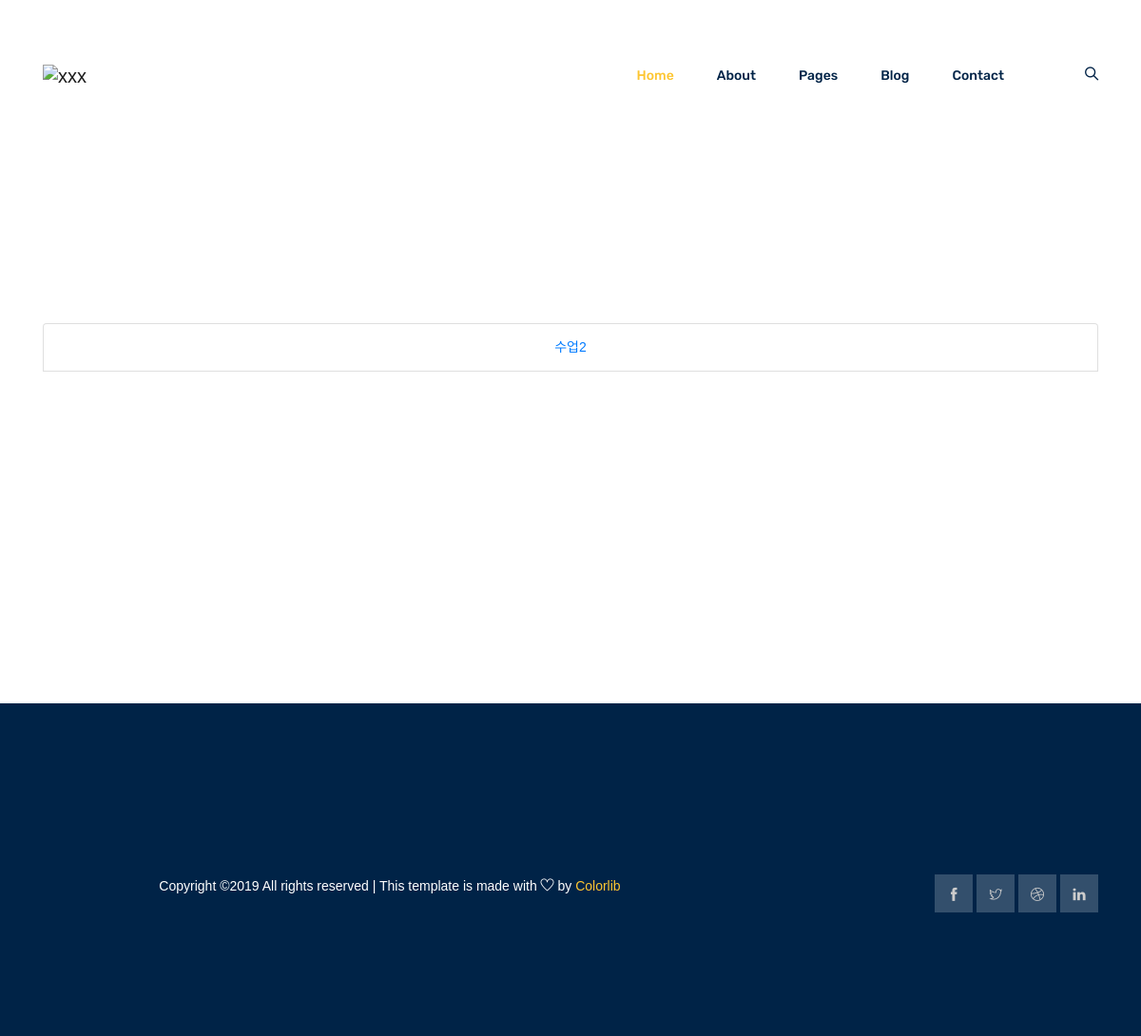
The app's page /home/ (signed in), older data.
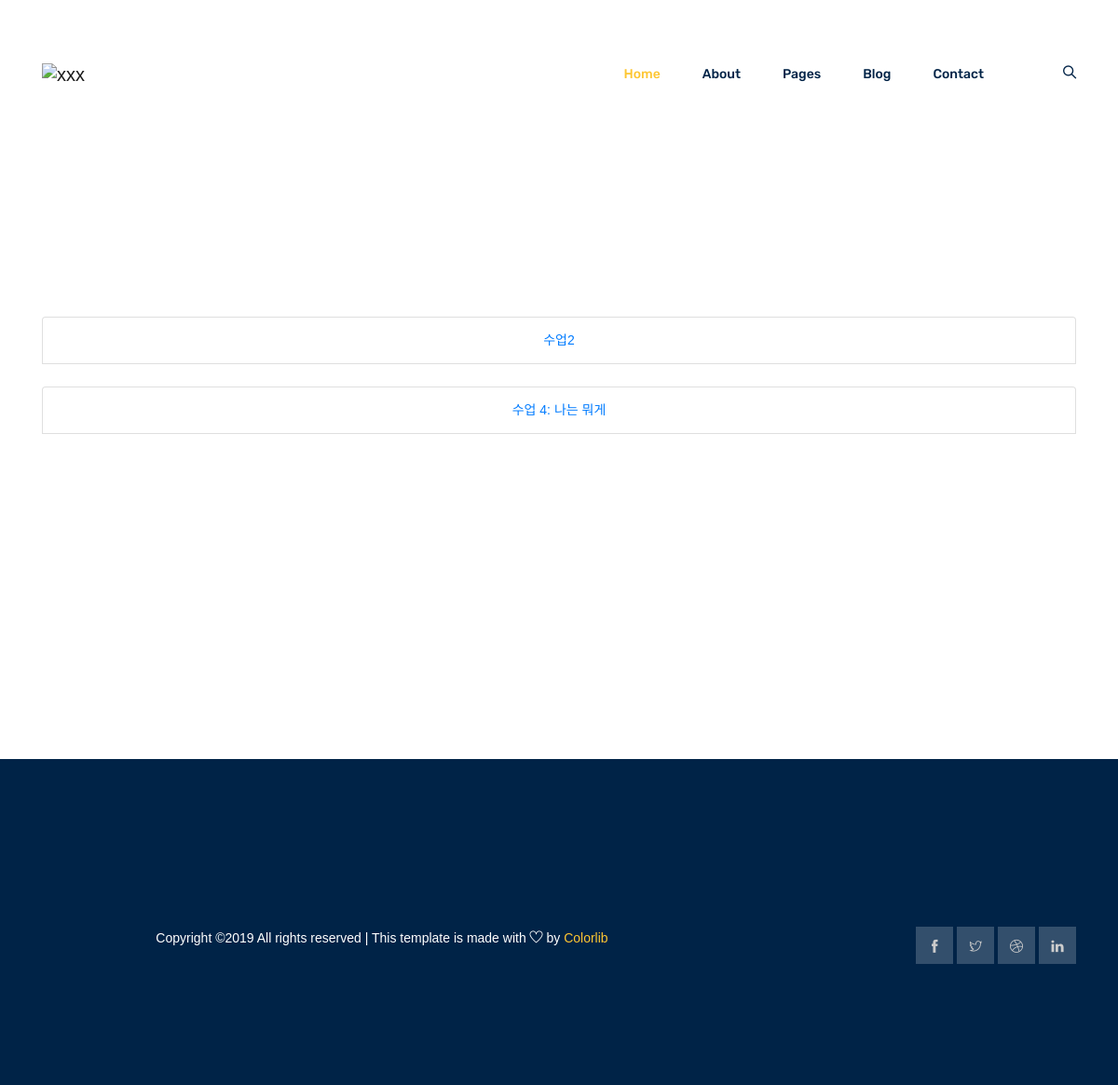
The same page, newer data.
### lessons/models.py (models this page shows, shortened)
class TimeStampedModel(models.Model):
    created_at = models.DateTimeField(auto_now_add=True)
    updated_at = models.DateTimeField(auto_now=True)
    class Meta:
        abstract = True

class Lesson(TimeStampedModel):
    teacher = models.ForeignKey(User, on_delete=models.CASCADE)
    name = models.CharField(max_length=200)

### users/views.py (the view)
# urls.py: path('', views.home, name="list"),
@login_required
def home(request):
    user = request.user
    if user.state == 'Teacher':
        lessons = Lesson.objects.filter(teacher=user)
    else:
        lessons = Order.objects.filter(student=user)
    return render(request, 'home.html', {'user': user, 'lessons': lessons})

### users/templates/home.html (shortened to what this page needs)
{% extends 'base.html' %}
{% block content %}
<br>
<br>
<br>
<br>
<!DOCTYPE html PUBLIC "-//W3C//DTD XHTML 1.0 Strict//EN""http://www.w3.org/TR/xhtml1/DTD/xhtml1-strict.dtd">
<html>
<head>
<link rel='stylesheet' type='text/css' href='http://www.blueb.co.kr/data/201010/IJ12872423858253/fullcalendar.css' />
</head>
<body>
</body>
</html>
<div>
{% if user.state == 'Teacher' %}
    {% if lessons.count > 0 %}
    {% for lesson in lessons %}
    <ul class="list-group">
        <li class="list-group-item"><a href="{% url 'classes' %}">{{ lesson.name }}</a></li>
        <br>
    </ul>
    {% endfor %}
    {% else %}
    No Lessons
    {% endif %}
{% else %}
Not teacher, Not student
{% endif %}
</div>
{% endblock %}

### lessons/templates/base.html (shortened to what this page needs)
{% load staticfiles %}
<!DOCTYPE html>
<html lang="en">
  <head>
    <link rel="stylesheet" href="{% static 'css/bootstrap.css' %}" />
    <link rel="stylesheet" href="{% static 'css/flaticon.css' %}" />
    <link rel="stylesheet" href="{% static 'css/themify-icons.css' %}" />
    <link rel="stylesheet" href="{% static 'vendors/owl-carousel/owl.carousel.min.css' %}" />
    <link rel="stylesheet" href="{% static 'vendors/nice-select/css/nice-select.css' %}" />
    <link rel="stylesheet" href="{% static 'css/style.css' %}" />
  </head>
  <body>
    <header class="header_area">
      <div class="main_menu">
        <nav class="navbar navbar-expand-lg navbar-light">
          <div class="container">
            <a class="navbar-brand logo_h" href="index.html"
              ><img height="100" src="https://www.mckinleyplowman.com.au/wp-content/uploads/2018/09/ClassArticleWMS-800x400.jpg" alt="xxx"
            /></a>
            <div
              class="collapse navbar-collapse offset"
              id="navbarSupportedContent"
            >
              <ul class="nav navbar-nav menu_nav ml-auto">
                <li class="nav-item active">
                  <a class="nav-link" href="{% url 'first' %}">Home</a>
                </li>
                <li class="nav-item">
                  <a class="nav-link" href="about-us.html">About</a>
                </li>
                <li class="nav-item submenu dropdown">
                  <a
                    href="#"
                    class="nav-link dropdown-toggle"
                    data-toggle="dropdown"
                    role="button"
                    aria-haspopup="true"
                    aria-expanded="false"
                    >Pages</a
                  >
                </li>
                <li class="nav-item submenu dropdown">
                  <a
                    href="#"
                    class="nav-link dropdown-toggle"
                    data-toggle="dropdown"
                    role="button"
                    aria-haspopup="true"
                    aria-expanded="false"
                    >Blog</a
                  >
                </li>
                <li class="nav-item">
                  <a class="nav-link" href="contact.html">Contact</a>
                </li>
                <li class="nav-item">
                  <a href="#" class="nav-link search" id="search">
                    <i class="ti-search"></i>
                  </a>
                </li>
              </ul>
            </div>
          </div>
        </nav>
      </div>
    </header>
   <br>
   <br>
   <br>
   <br>
   <br>
   <br>
   <br>
   <br>
    <div class="container">
      {% block content %}
      {% endblock %}
    </div>
   <br>
   <br>
   <br>
   <br>
   <br>
   <br>
   <br>
   <br>
   <br>
   <br>
   <br>
   <br>
   <br>
    <footer class="footer-area section_gap">
      <div class="container">
        <div class="row footer-bottom d-flex justify-content-between">
          <p class="col-lg-8 col-sm-12 footer-text m-0 text-white">
Copyright &copy;<script>document.write(new Date().getFullYear());</script> All rights reserved | This template is made with <i class="ti-heart" aria-hidden="true"></i> by <a href="https://colorlib.com" target="_blank">Colorlib</a>
          </p>
          <div class="col-lg-4 col-sm-12 footer-social">
            <a href="#"><i class="ti-facebook"></i></a>
            <a href="#"><i class="ti-twitter"></i></a>
            <a href="#"><i class="ti-dribbble"></i></a>
            <a href="#"><i class="ti-linkedin"></i></a>
          </div>
        </div>
      </div>
    </footer>
  </body>
</html>

### users/templates/home.html (style rules this page uses)
body { margin-top: 40px; text-align: center; font-size: 14px; font-family: "Lucida Grande",Helvetica,Arial,Verdana,sans-serif; }

Row changes from the older to the newer data that the page shows:
added Lesson: name "수업 4: 나는 뭐게"
